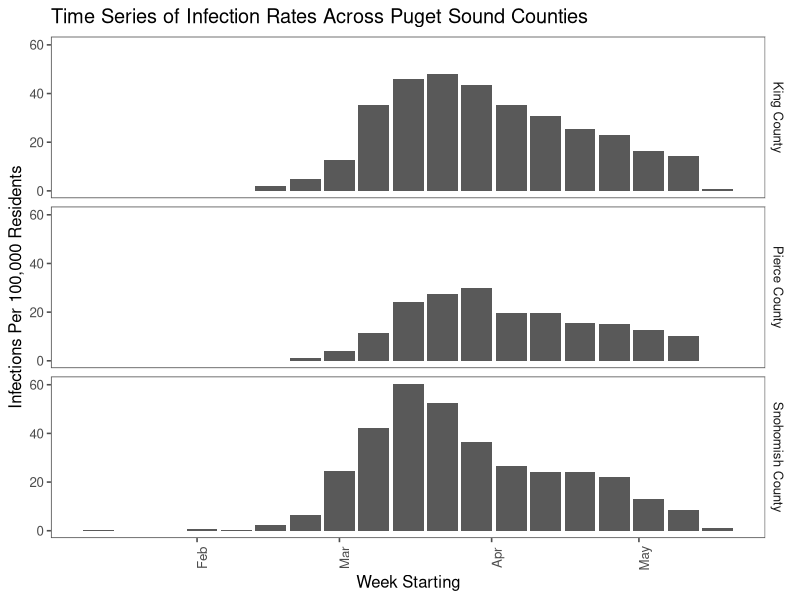
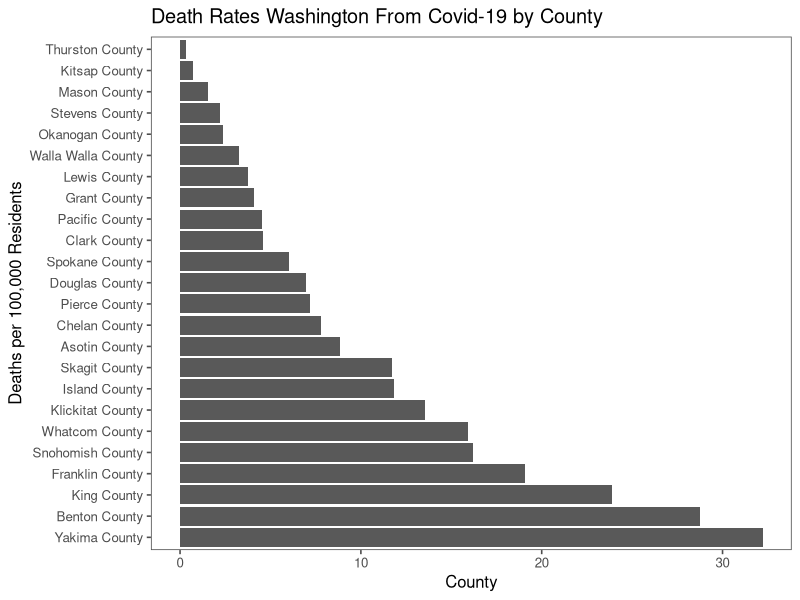
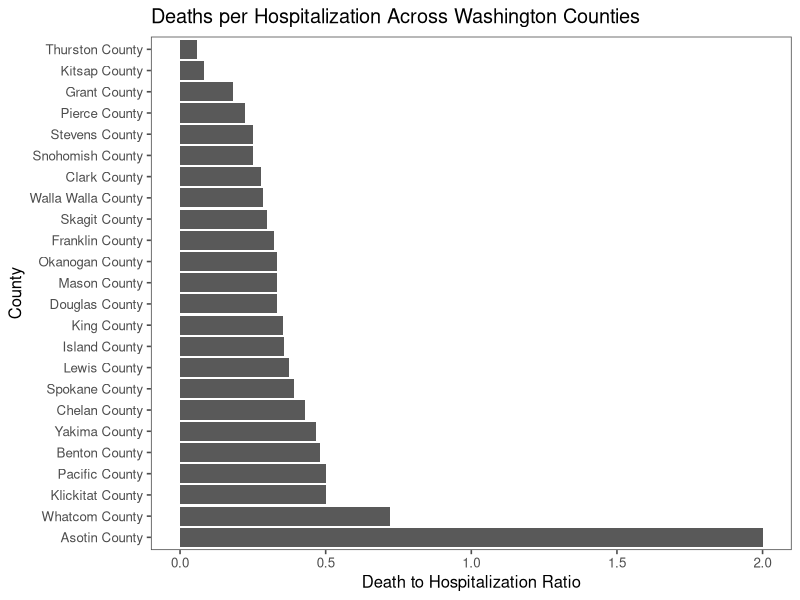
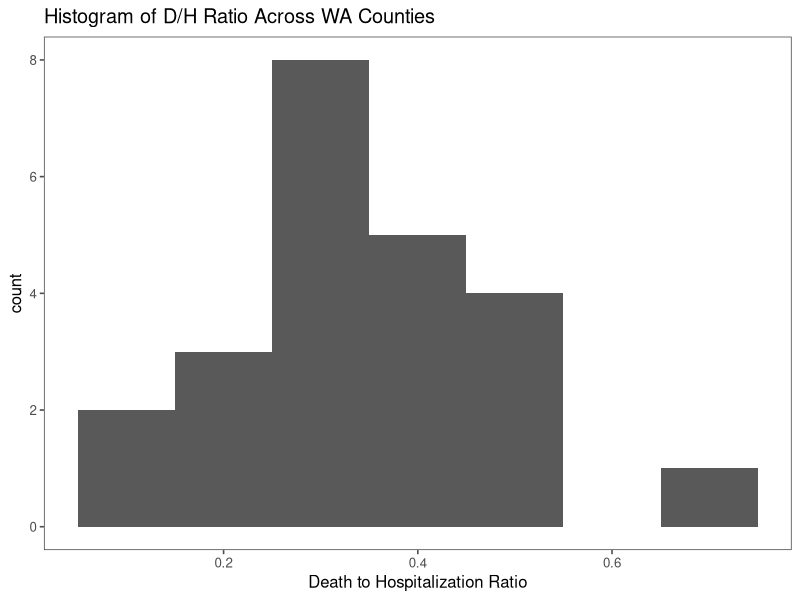
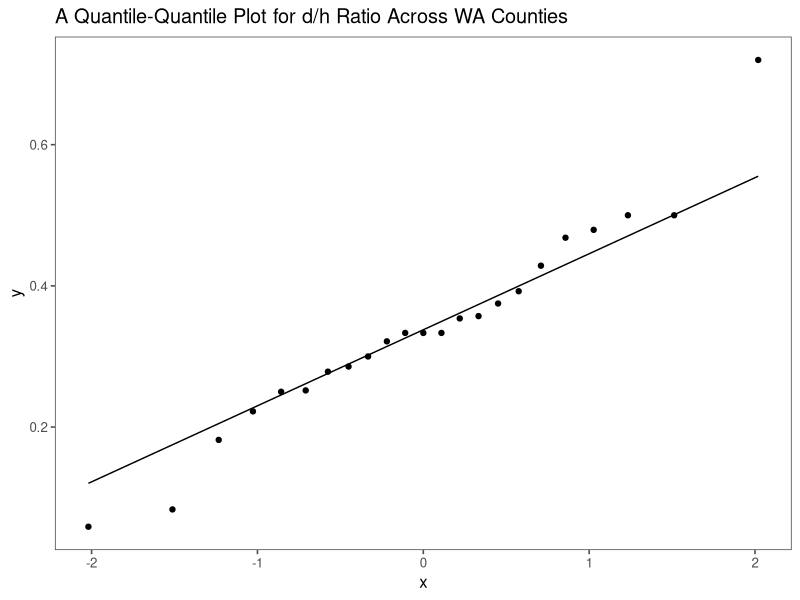
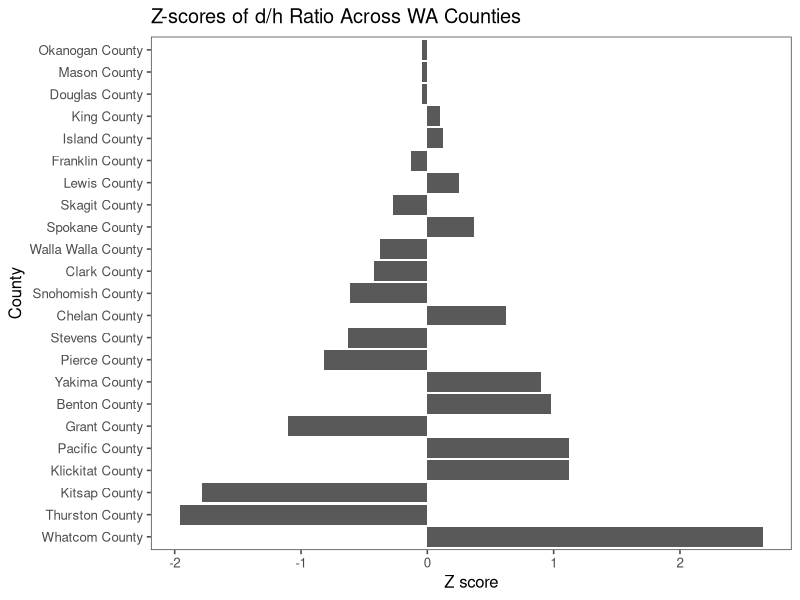

Write the R code that produced these figures, in order.
#Author: Christopher Willett
#Date of Completion: May 28, 2020
#Purpose: To explore some data relating to the Covid-19 outbreak in Washington state.
#Notes: This is my first addition to github. The script produces three basic plots.


#Some packages needed.
library(readxl)
library(tidyverse)
library(ggthemes)

#I can't make the download work. The file is always corrupted this way.
#src <- "https://www.doh.wa.gov/Portals/1/Documents/1600/coronavirus/data-tables/PUBLIC_CDC_Event_Date_SARS.xlsx?ver=20200527000952"
#lc <- basename(src)
#download.file(url = src, destfile=lc)

#Load the data from WA DOH. Needs to be in Excel and current.
cases <- read_excel("WaDOH.xlsx",sheet=1)
hospitalizations <- read_excel("WaDOH.xlsx",sheet=2)
deaths <- read_excel("WaDOH.xlsx",sheet=3)

#Pull 2020 estimated populations. Forgot the source file.
counties <- read_excel("WACounty.xlsx")

#Create infection rates (per 100000) using populations.
cases <- mutate(cases,all_rate=NewPos_All*100000/counties$Pop[match(County,counties$CTYNAME)])

#Look only at the three main Puget Sound Counties.
psdat <- cases %>% filter(County=="Pierce County" | County == "King County" | County =="Snohomish County")

#Plot the infection rate as a time series across these counties.
psdat %>% ggplot(aes(x=WeekStartDate,y=all_rate))+
  geom_bar(stat="identity")+facet_grid(County~.)+
  theme_few()+theme(axis.text.x=element_text(angle=90))+
  xlab("Week Starting")+ylab("Infections Per 100,000 Residents")+
  ggtitle("Time Series of Infection Rates Across Puget Sound Counties")


#Find the most dangerous counties in WA. Not all counties report a death.
#The deaths list also include an Unassigned county, which we don't want to use.
tdeaths <- group_by(deaths,County) %>% summarise(total_deaths =sum(Deaths)) 
reporting_counties <- filter(counties, CTYNAME %in% intersect(tdeaths$County,counties$CTYNAME))
tdeaths <- filter(tdeaths,County %in% reporting_counties$CTYNAME)
tdeaths <- mutate(tdeaths,death_rate = tdeaths$total_deaths/(reporting_counties$Pop)*100000)

#Plot the death rate for all reporting counties as a horizontal bar graph.
tdeaths %>% ggplot(aes(x=reorder(County,-death_rate),y=death_rate))+
  geom_bar(stat="identity")+theme_few()+coord_flip()+xlab("Deaths per 100,000 Residents")+
  ylab("County")+ggtitle("Death Rates Washington From Covid-19 by County")


#Examine the ratio of deaths to hospitilizations across counties. Trying to 
#shed light on how lethal the virus is. Assumption: If a person died of the virus
#they probably were hospitilized. If the ratio is close to 0, then most people
#who were hospitilized did not die. If it is close to 1, then most people who 
#were hospitilized did die. See assumption.

#Wrangle the data. Make sure the counties in the hospitalizations and deaths match.
h <- group_by(hospitalizations,County) %>% summarise(total_hosp = sum(Hospitalizations)) %>%
  filter(County %in% tdeaths$County) %>% mutate(dh_ratio=tdeaths$total_deaths/total_hosp)

h %>% ggplot(aes(x=reorder(County,-dh_ratio),y=dh_ratio))+geom_bar(stat="identity")+
  theme_few()+coord_flip()+ylab("Death to Hospitalization Ratio")+
  xlab("County")+ggtitle("Deaths per Hospitalization Across Washington Counties")

#Is the d/h ratio normally distributed? Asotin County is a clear outlier, 
#so let's clean that off and plot a historgram. :

h <- filter(h,County!="Asotin County")

h %>% ggplot(aes(dh_ratio))+geom_histogram(binwidth=0.1)+
  xlab("Death to Hospitalization Ratio")+ggtitle("Histogram of D/H Ratio Across WA Counties")+
  theme_few()

#This is approximately normal, but with Whatcom County a very clear outlier as well.
#So, let's create a qqplot to see.

h %>% ggplot(aes(sample=dh_ratio))+stat_qq()+
  stat_qq_line()+ggtitle("A Quantile-Quantile Plot for d/h Ratio Across WA Counties")+
  theme_few()

#This is approximately normal, with Whatcom County a major outlier. 
#Let's see how far out.

#Let's pull out Asotin County and calculate z-scores.
avg <- mean(h$dh_ratio)
s <- sd(h$dh_ratio)
h <- mutate(h,z_score = (dh_ratio-avg)/s)

#And display the z-scores
h %>% ggplot(aes(x=reorder(County,-abs(z_score)),y=z_score))+geom_bar(stat="identity")+
  coord_flip()+ylab("Z score")+xlab("County")+
  ggtitle("Z-scores of d/h Ratio Across WA Counties")+theme_few()
